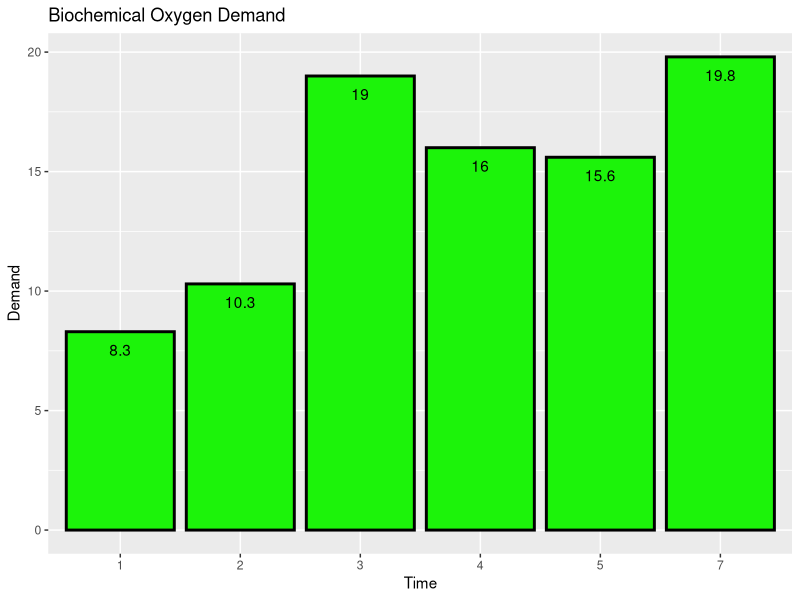
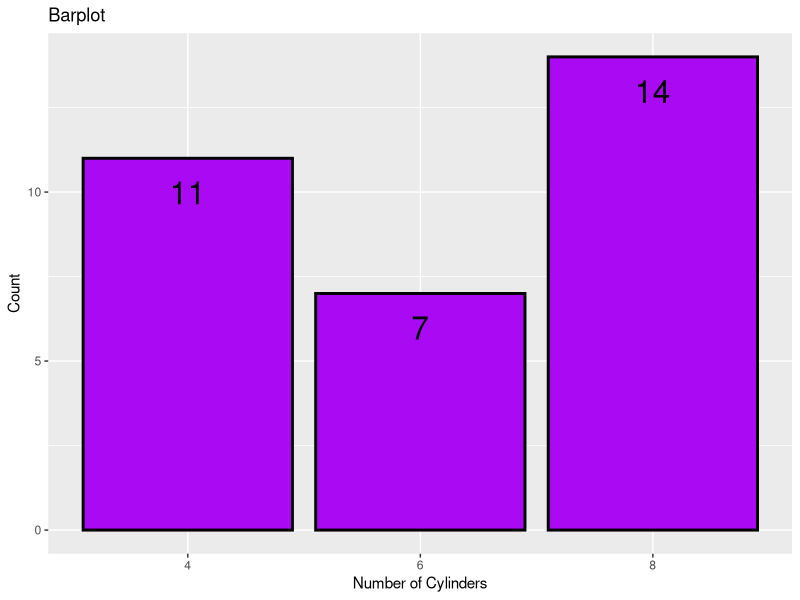

Write the R code that produced these figures, in order.
# values in y-axis
BOD
library(tidyverse)
BOD %>%
  ggplot(aes(x = factor(Time), y = demand)) +
  geom_col(fill = "#1CF30A", color = "black", linewidth = 1) +
  labs(x = "Time", y = "Demand", title = "Biochemical Oxygen Demand") +
  geom_text(aes(label = demand), vjust = 2.0, color = "black")
  # geom_text(aes(label = demand), vjust = -2.0, color = "black")

# counts in y-axis
mtcars %>%
  ggplot(aes(x = factor(cyl))) +
  geom_bar(fill = "#A90AF3", color = "black", linewidth = 1) +
  labs(x = "Number of Cylinders", y = "Count", title = "Barplot") +
  geom_text(aes(label = after_stat(count)), stat = "count", vjust = 2.0, color = "black", size = 8)
  # geom_text(aes(label = ..count..), stat = "count", vjust = 2.0, color = "black")
